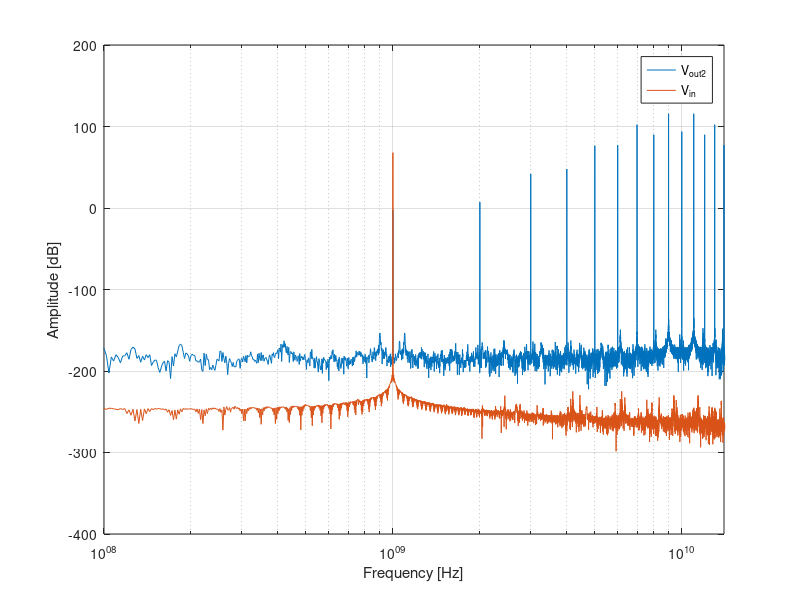

Recreate this plot in MATLAB. (Note: this script raises an error after producing the figure.)
% Cleanup
clear all;
close all;
clc;

clear;
close all;


% define input signal
% input amplitude 
A=[10e-3 0 0]; %[V]
% input frequency 
fin=[1 2 3]*1e9; %[Hz]

%define microwave frequency
fosc=10e9; %[Hz]

% Set the Larmor frequencies of the qubits (3 qubits)
f0 = [11e9, 12e9, 13e9];

% Set the Rabi frequencies (bit high, some RWA artifacts visible)
fR = [1e6, 1e6, 1e6];

% total simulation time. It is comnputed as the time needed for a pi
% rotation for Q1
T=1/fR(1)/2; %[s]
% simulation time step
dt=1e-12; %[s]
% define time vector
t=dt:dt:T; %[s]

% input signal
Vin=A(1)*cos(2*pi*fin(1)*t)+...
    A(2)*cos(2*pi*fin(2)*t)+...
    A(3)*cos(2*pi*fin(3)*t); %[V]

G1=200; %[-]

% these are the two values determined from the previous question
Gtemp1 = 805.7;
Gtemp2 = 161162;

Vout1=G1*Vin + Gtemp1 * Vin.^2 + Gtemp2 * Vin.^3;
 
Vmix=Vout1.*cos(2*pi*t*fosc);

G2=1; %[-]

% we modify this value as well as the equation for Vout2 below to see
% whether 2nd and 3rd order distortion of AMPL2 has effect
Gtemp3 = 0;
Gtemp4 = 0.5;

Vout2=G2*Vmix + Gtemp3 * Vmix.^2 + Gtemp4 * Vmix.^3;


%compute fft
X=abs(fft(Vout2));
XdB=20*log10(X); %[dB]
Y=abs(fft(Vin));
YdB=20*log10(Y); %[dB]
% FFT resolution
fres=1/T; %[Hz]
% maximum FFT frequency
fmax=1/dt; %[Hz]
% frequency vector
f=0:fres:(fmax-fres); %[Hz]

%plot FFT
figure
semilogx(f,XdB,f,YdB)
hold off
xlabel('Frequency [Hz]')
ylabel('Amplitude [dB]')
legend('V_{out2}','V_{in}')
xlim([0.1 14]*1e9)
grid


% Simulate and plot
[U, probabilities] = spine(fR, f0, dt, Vout2, 10);


% Compute fidelity of the operation on qubit 1
% Ideal transformation representing a pi-rotation around X
 Uideal = [0 1;
           1 0];
% Compute fidelity by comparing the actual transformation to the ideal one
F1 = fidelity(U(:, :, 1), Uideal);

% For the other 2 qubits, we would like to compare the actual transormation
% to the identity operation (I). However, any leakage form the driving
% signal is going to induce Z-rotations on the qubits. Such rotations can
% be easily cancelled by software, i.e. by not applying any extra
% electrical pulse. This correction is currently not implemented in this
% code to make it easier for the students. However, for the simple case in
% which the qubits ar einitialized in |0>, the fidelity on idel qubits can
% be simply computed by measuring the qubit along Z. This measurmenet is
% insensitive with respect to rotazion around Z.
F2=probabilities(3,end,2);
F3=probabilities(3,end,3);


disp(['Fidelity of qubit 1: ' num2str(F1*100) '%']);
disp(['Fidelity of qubit 2: ' num2str(F2*100) '%']);
disp(['Fidelity of qubit 3: ' num2str(F3*100) '%']);